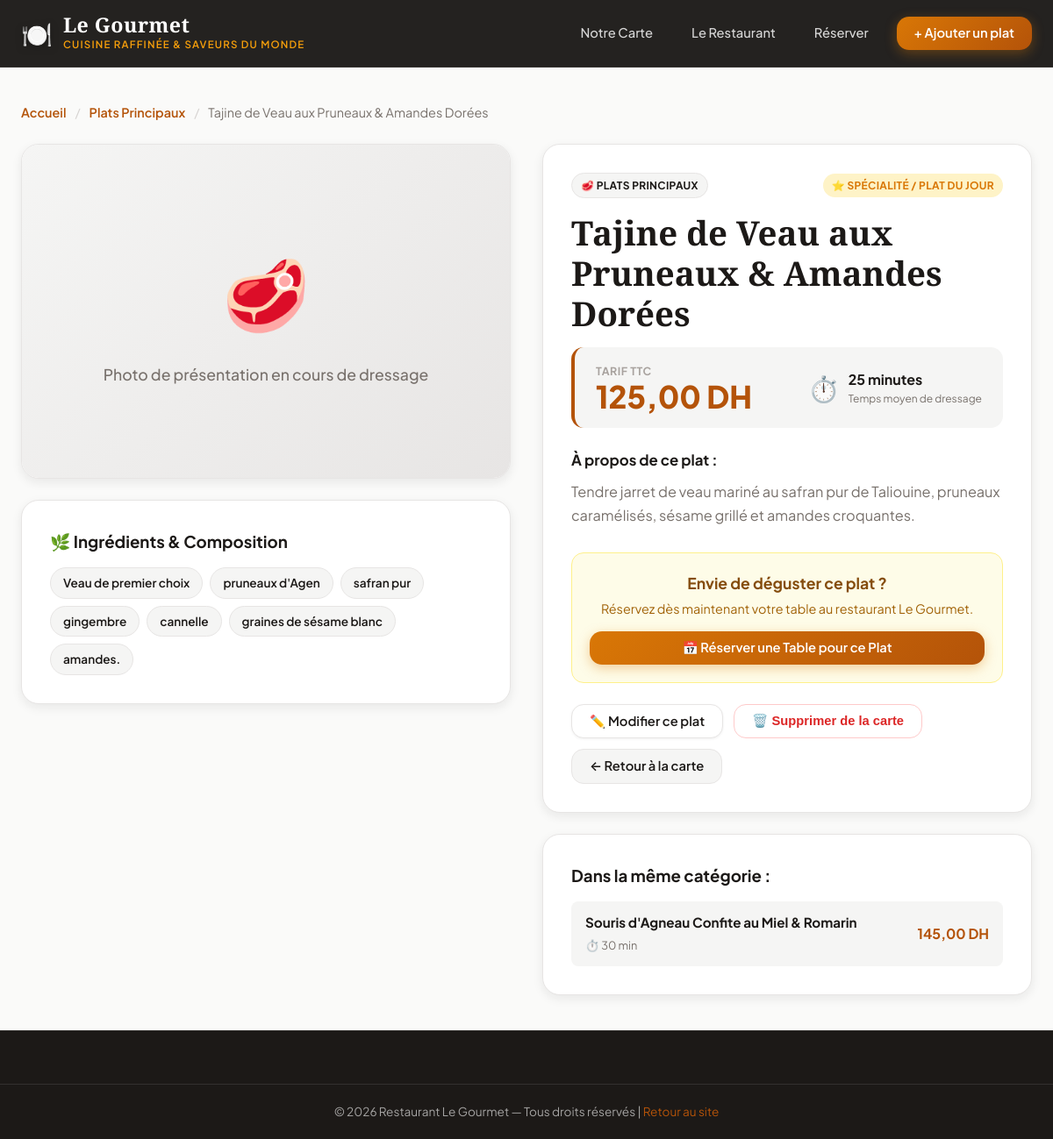
The page /Gestion-Restaurant/plat.php?id=4 on the database its author committed.
### tables this page shows
CREATE TABLE plat (
    id_plat INT AUTO_INCREMENT PRIMARY KEY,
    nom VARCHAR(150) NOT NULL,
    description TEXT,
    ingredients TEXT,
    prix DECIMAL(10,2) NOT NULL,
    temps_prep INT DEFAULT 15,
    image VARCHAR(255) NULL,
    statut ENUM('disponible', 'plat_du_jour', 'epuise') DEFAULT 'disponible',
    id_utilisateur INT NOT NULL,
    id_categorie INT NOT NULL,
    date_creation DATETIME DEFAULT CURRENT_TIMESTAMP,
    FOREIGN KEY (id_utilisateur) REFERENCES utilisateur(id_utilisateur) ON DELETE RESTRICT,
    FOREIGN KEY (id_categorie) REFERENCES categorie_plat(id_categorie) ON DELETE CASCADE
);

CREATE TABLE categorie_plat (
    id_categorie INT AUTO_INCREMENT PRIMARY KEY,
    nom_categorie VARCHAR(100) NOT NULL,
    icone VARCHAR(50) DEFAULT '🍽️',
    description VARCHAR(255) NULL
);

### Gestion-Restaurant/plat.php (the view, shortened to what this page needs)
<?php
require_once "connexion.php";
$id = isset($_GET["id"]) ? (int)$_GET["id"] : 0;
$stmt = $pdo->prepare("
    SELECT p.*,
           c.nom_categorie,
           c.icone AS categorie_icone,
           u.nom AS nom_createur
    FROM plat p
    LEFT JOIN categorie_plat c ON p.id_categorie = c.id_categorie
    LEFT JOIN utilisateur u ON p.id_utilisateur = u.id_utilisateur
    WHERE p.id_plat = ?
");
$stmt->execute([$id]);
$plat = $stmt->fetch();
$stmtSimilar = $pdo->prepare("
    SELECT id_plat, nom, prix, image, temps_prep
    FROM plat
    WHERE id_categorie = ? AND id_plat != ?
    LIMIT 3
");
$stmtSimilar->execute([$plat['id_categorie'], $id]);
$similarDishes = $stmtSimilar->fetchAll();
$defaultIcons = [
    'Entrées'                   => '🥗',
    'Plats Principaux'          => '🥩',
    'Poissons & Fruits de Mer'  => '🐟',
    'Pâtes & Spécialités'       => '🍝',
    'Desserts'                  => '🍰',
    'Boissons & Cocktails'      => '🍹',
];
$catIcon = !empty($plat['categorie_icone']) ? $plat['categorie_icone'] : ($defaultIcons[$plat['nom_categorie']] ?? '🍽️');
?>
<!DOCTYPE html>
<html lang="fr">
<head>
    <link rel="stylesheet" href="style.css">
</head>
<body>
<header class="header">
    <div class="header-inner">
        <a href="index.php" class="logo">
            <span class="logo-icon">🍽️</span>
            <div>
                <span class="logo-title">Le Gourmet</span>
                <span class="logo-sub">Cuisine Raffinée & Saveurs du Monde</span>
            </div>
        </a>
        <nav class="nav">
            <a href="index.php#carte" class="nav-link">Notre Carte</a>
            <a href="index.php#apropos" class="nav-link">Le Restaurant</a>
            <a href="index.php#reservation" class="nav-link">Réserver</a>
            <a href="ajouter.php" class="btn btn-primary">+ Ajouter un plat</a>
        </nav>
    </div>
</header>
<main class="detail-container">
    <nav class="breadcrumb">
        <a href="index.php">Accueil</a>
        <span class="breadcrumb-separator">/</span>
        <a href="index.php?categorie=<?= $plat['id_categorie'] ?>#carte"><?= htmlspecialchars($plat['nom_categorie']) ?></a>
        <span class="breadcrumb-separator">/</span>
        <span><?= htmlspecialchars($plat['nom']) ?></span>
    </nav>
    <div class="detail-grid">
        <div class="detail-media">
            <div class="detail-image-box">
                <?php if (!empty($plat['image']) && file_exists($plat['image'])): ?>
                    <img src="<?= htmlspecialchars($plat['image']) ?>" alt="<?= htmlspecialchars($plat['nom']) ?>" class="detail-image">
                    <a href="<?= htmlspecialchars($plat['image']) ?>" target="_blank" class="detail-image-zoom-btn">
                        🔍 Voir la photo en grand format
                    </a>
                <?php else: ?>
                    <div class="detail-image-placeholder">
                        <span style="font-size: 5rem;"><?= $catIcon ?></span>
                        <p style="margin-top:16px; color:var(--text-muted); font-size: 1.1rem; font-weight: 500;">
                            Photo de présentation en cours de dressage
                        </p>
                    </div>
                <?php endif; ?>
            </div>
            <div class="detail-card" style="margin-top: 24px;">
                <h3 class="detail-card-title">🌿 Ingrédients & Composition</h3>
                <?php if (!empty($plat['ingredients'])): ?>
                    <div class="ingredients-tags">
                        <?php
                        $items = explode(',', $plat['ingredients']);
                        foreach ($items as $item):
                            $trimmed = trim($item);
                            if (!empty($trimmed)):
                        ?>
                            <span class="ingredient-pill"><?= htmlspecialchars($trimmed) ?></span>
                        <?php
                            endif;
                        endforeach;
                        ?>
                    </div>
                <?php else: ?>
                    <p style="color:var(--text-muted); font-style:italic;">Les ingrédients spécifiques ne sont pas précisés pour ce plat.</p>
                <?php endif; ?>
            </div>
        </div>
        <div class="detail-info">
            <div class="detail-card">
                <div class="card-meta-top" style="margin-bottom: 16px;">
                    <span class="badge badge-category">
                        <?= $catIcon ?> <?= htmlspecialchars($plat['nom_categorie']) ?>
                    </span>
                    <?php if ($plat['statut'] === 'plat_du_jour'): ?>
                        <span class="badge badge-special">⭐ Spécialité / Plat du jour</span>
                    <?php elseif ($plat['statut'] === 'disponible'): ?>
                        <span class="badge badge-available">✓ Disponible en salle</span>
                    <?php else: ?>
                        <span class="badge badge-out">✕ Temporairement Épuisé</span>
                    <?php endif; ?>
                </div>
                <h1 class="detail-title"><?= htmlspecialchars($plat['nom']) ?></h1>
                <div class="detail-price-box">
                    <div>
                        <span class="detail-price-label">Tarif TTC</span>
                        <div class="detail-price-amount"><?= number_format($plat['prix'], 2, ',', ' ') ?> DH</div>
                    </div>
                    <?php if (!empty($plat['temps_prep'])): ?>
                    <div class="detail-prep-badge">
                        <span>⏱️</span>
                        <div>
                            <strong><?= (int)$plat['temps_prep'] ?> minutes</strong>
                            <small style="display:block; color:var(--text-muted); font-size:0.75rem;">Temps moyen de dressage</small>
                        </div>
                    </div>
                    <?php endif; ?>
                </div>
                <div class="detail-description-box">
                    <h3 style="font-size: 1.05rem; margin-bottom: 8px; color: var(--primary);">À propos de ce plat :</h3>
                    <p class="detail-description-text">
                        <?= !empty($plat['description']) ? nl2br(htmlspecialchars($plat['description'])) : 'Préparé avec soin par notre brigade à partir d\'ingrédients rigoureusement sélectionnés.' ?>
                    </p>
                </div>
                <div class="detail-cta-box">
                    <div class="cta-text">
                        <strong>Envie de déguster ce plat ?</strong>
                        <p>Réservez dès maintenant votre table au restaurant Le Gourmet.</p>
                    </div>
                    <a href="index.php#reservation" class="btn btn-primary btn-block">
                        📅 Réserver une Table pour ce Plat
                    </a>
                </div>
                <div class="detail-admin-actions">
                    <a href="modifier.php?id=<?= $plat['id_plat'] ?>" class="btn btn-secondary">
                        ✏️ Modifier ce plat
                    </a>
                    <button type="button" class="btn btn-outline-danger" onclick="confirmDelete(<?= $plat['id_plat'] ?>)">
                        🗑️ Supprimer de la carte
                    </button>
                    <a href="index.php#carte" class="btn btn-neutral">
                        ← Retour à la carte
                    </a>
                </div>
            </div>
            <?php if (!empty($similarDishes)): ?>
            <div class="detail-card" style="margin-top: 24px;">
                <h3 class="detail-card-title">Dans la même catégorie :</h3>
                <div class="similar-dishes-list">
                    <?php foreach ($similarDishes as $sim): ?>
                    <a href="plat.php?id=<?= $sim['id_plat'] ?>" class="similar-dish-item">
                        <div class="similar-dish-info">
                            <strong><?= htmlspecialchars($sim['nom']) ?></strong>
                            <span>⏱️ <?= (int)$sim['temps_prep'] ?> min</span>
                        </div>
                        <span class="similar-dish-price"><?= number_format($sim['prix'], 2, ',', ' ') ?> DH</span>
                    </a>
                    <?php endforeach; ?>
                </div>
            </div>
            <?php endif; ?>
        </div>
    </div>
</main>
<footer class="footer">
    <div class="footer-bottom">
        <p>© 2026 Restaurant Le Gourmet — Tous droits réservés | <a href="index.php" style="color:var(--accent);">Retour au site</a></p>
    </div>
</footer>
</body>
</html>

### rows shown on the page
plat: id_categorie.nom_categorie "Plats Principaux", nom "Tajine de Veau aux Pruneaux & Amandes Dorées", id_categorie.icone "🥩", ingredients "Veau de premier choix", ingredients "pruneaux d'Agen", ingredients "safran pur", ingredients "gingembre", ingredients "cannelle", ingredients "graines de sésame blanc", ingredients "amandes.", id_categorie.nom_categorie "PLATS PRINCIPAUX", prix "125,00", temps_prep "25", description "Tendre jarret de veau mariné au safran pur de Taliouine, pruneaux caramélisés, sésame grillé et amandes croquantes."
plat: nom "Souris d'Agneau Confite au Miel & Romarin", temps_prep "30", prix "145,00"
